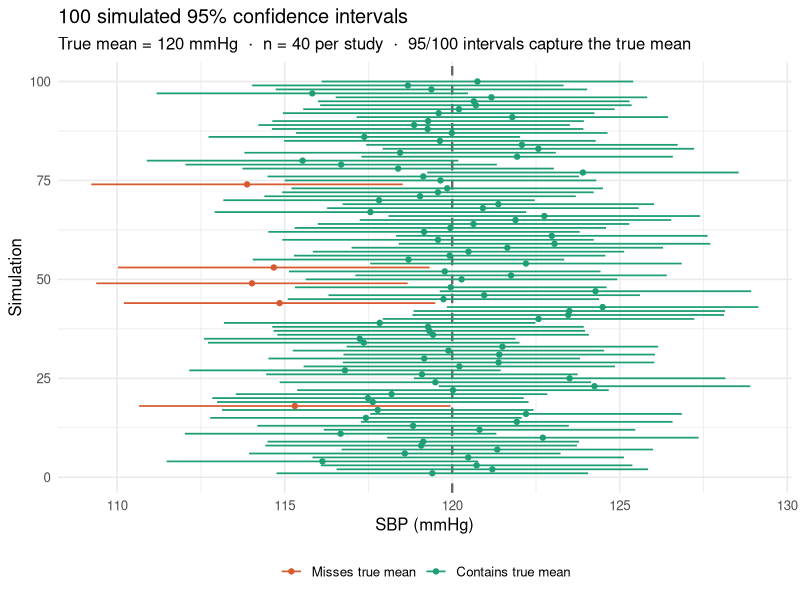
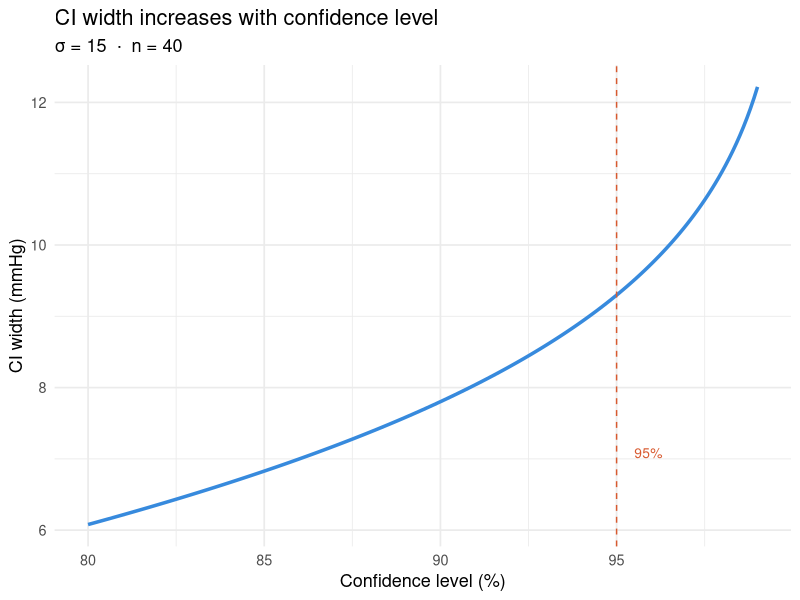
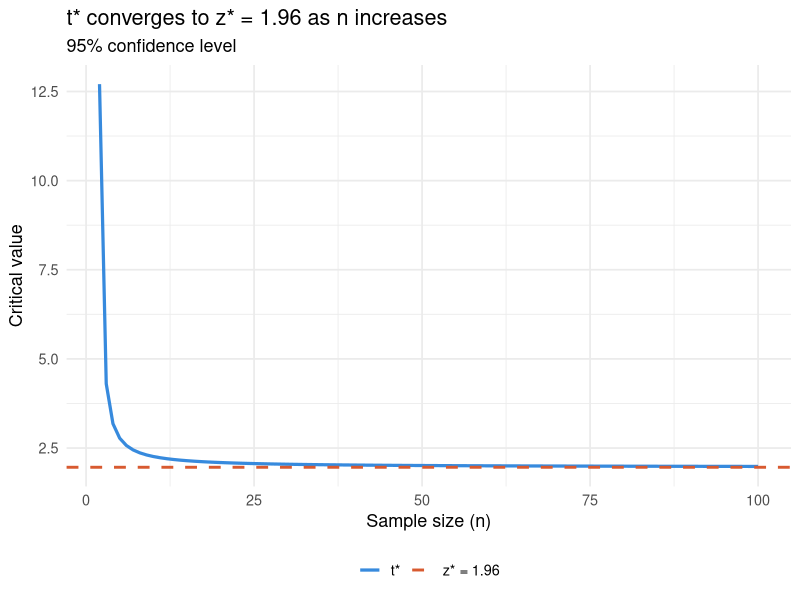
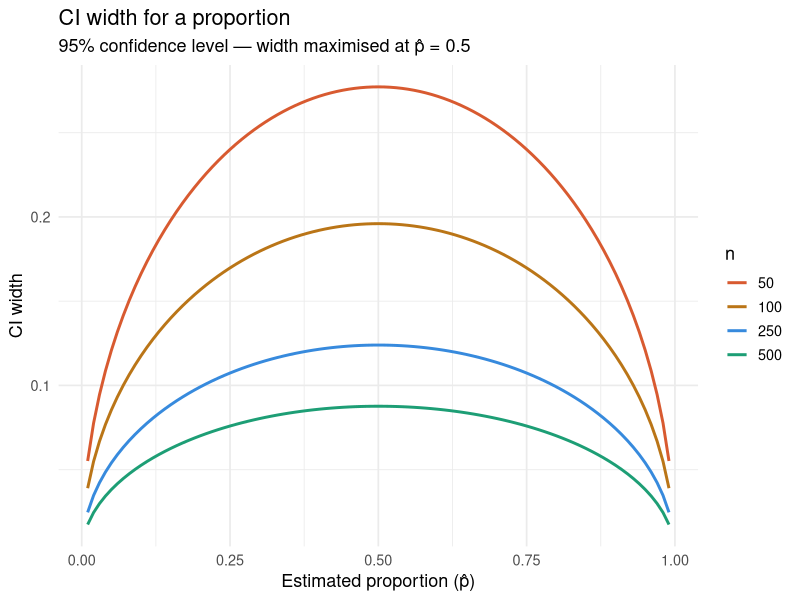
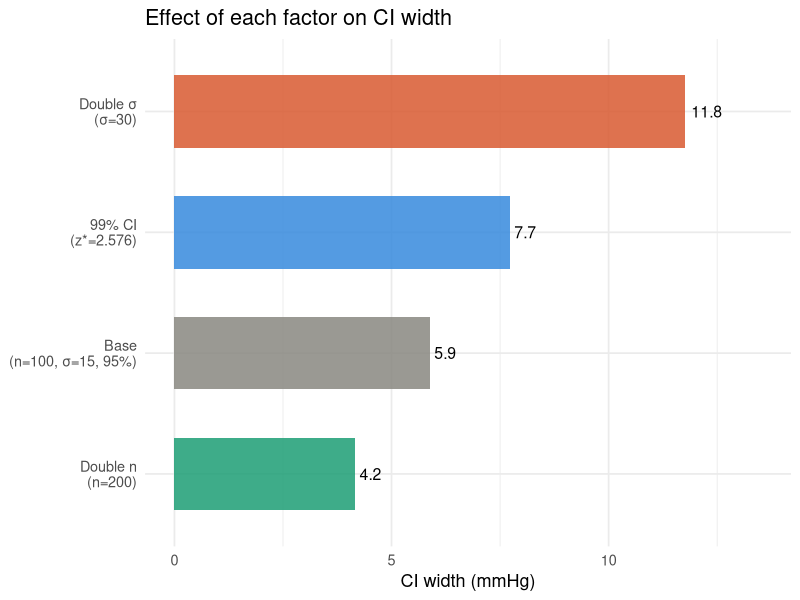

R code for these plots, in order:
## ---- chunk 1
knitr::opts_chunk$set(echo = TRUE, message = FALSE, warning = FALSE,  fig.width  = 5,
  fig.height = 5,
  fig.align  = "center")
## ---- chunk 2
if (!require(ggplot2)) install.packages("ggplot2")
if (!require(dplyr))   install.packages("dplyr")
if (!require(tidyr))   install.packages("tidyr")

library(ggplot2)
library(dplyr)
library(tidyr)
## ---- chunk 3
set.seed(42)

# True population parameters (known in simulation, unknown in practice)
mu_true <- 120      # true mean SBP (mmHg)
sigma   <- 15       # true SD
n       <- 40       # sample size per study
n_sims  <- 100      # number of simulated studies

# Draw 100 samples and compute 95% CI for each
sims <- data.frame(sim = 1:n_sims) %>%
  rowwise() %>%
  mutate(
    xbar  = mean(rnorm(n, mean = mu_true, sd = sigma)),
    se    = sigma / sqrt(n),
    lower = xbar - 1.96 * se,
    upper = xbar + 1.96 * se,
    captures = (lower <= mu_true & mu_true <= upper)
  ) %>%
  ungroup()

n_captured <- sum(sims$captures)
cat("Number of intervals capturing the true mean:", n_captured, "out of", n_sims, "\n")
cat("Coverage:", round(n_captured / n_sims * 100, 1), "%\n")
## ---- chunk 4
ggplot(sims, aes(x = sim, y = xbar, colour = captures)) +
  geom_hline(yintercept = mu_true, linetype = "dashed",
             colour = "gray40", linewidth = 0.8) +
  geom_errorbar(aes(ymin = lower, ymax = upper), width = 0, linewidth = 0.6) +
  geom_point(size = 1.5) +
  scale_colour_manual(
    values = c("TRUE" = "#1D9E75", "FALSE" = "#D85A30"),
    labels = c("TRUE" = "Contains true mean", "FALSE" = "Misses true mean")
  ) +
  coord_flip() +
  labs(
    title    = "100 simulated 95% confidence intervals",
    subtitle = paste0("True mean = ", mu_true, " mmHg  ·  n = ", n,
                      " per study  ·  ", n_captured, "/100 intervals capture the true mean"),
    x        = "Simulation",
    y        = "SBP (mmHg)",
    colour   = NULL
  ) +
  theme_minimal(base_size = 12) +
  theme(legend.position = "bottom")
## ---- chunk 5
conf_levels <- c(0.90, 0.95, 0.99)
z_stars     <- qnorm(1 - (1 - conf_levels) / 2)

data.frame(
  `Confidence level` = paste0(conf_levels * 100, "%"),
  `α`                = 1 - conf_levels,
  `α/2`              = (1 - conf_levels) / 2,
  `z*`               = round(z_stars, 3)
)
## ---- chunk 6
# Sample data
x_bar <- 124.3    # sample mean SBP (mmHg)
sigma <- 15       # known population SD
n     <- 40       # sample size

se <- sigma / sqrt(n)
cat("Standard error (SE):", round(se, 3), "mmHg\n\n")

for (cl in c(0.90, 0.95, 0.99)) {
  z_star <- qnorm(1 - (1 - cl) / 2)
  lower  <- x_bar - z_star * se
  upper  <- x_bar + z_star * se
  cat(cl * 100, "% CI: [", round(lower, 1), ",", round(upper, 1), "]\n")
}
## ---- chunk 7
# Visualise how CI width grows with confidence level
cl_seq <- seq(0.80, 0.99, by = 0.001)
widths <- data.frame(
  conf  = cl_seq,
  width = 2 * qnorm(1 - (1 - cl_seq) / 2) * (sigma / sqrt(n))
)

ggplot(widths, aes(x = conf * 100, y = width)) +
  geom_line(colour = "#378ADD", linewidth = 1.2) +
  geom_vline(xintercept = 95, linetype = "dashed", colour = "#D85A30") +
  annotate("text", x = 95.5, y = min(widths$width) + 1,
           label = "95%", colour = "#D85A30", size = 3.5, hjust = 0) +
  labs(
    title    = "CI width increases with confidence level",
    subtitle = paste0("σ = ", sigma, "  ·  n = ", n),
    x        = "Confidence level (%)",
    y        = "CI width (mmHg)"
  ) +
  theme_minimal(base_size = 13)
## ---- chunk 8
ns <- c(5, 10, 20, 30, 50, 100, 500)

comparison <- data.frame(
  n      = ns,
  df     = ns - 1,
  t_star = round(qt(0.975, df = ns - 1), 3),
  z_star = 1.960
)

print(comparison)
## ---- chunk 9
n_seq <- 2:100
df_seq <- n_seq - 1

tvals <- data.frame(
  n      = n_seq,
  t_star = qt(0.975, df = df_seq),
  z_star = 1.96
)

ggplot(tvals, aes(x = n)) +
  geom_line(aes(y = t_star, colour = "t*"), linewidth = 1.1) +
  geom_hline(aes(yintercept = 1.96, colour = "z* = 1.96"),
             linetype = "dashed", linewidth = 1) +
  scale_colour_manual(
    values = c("t*" = "#378ADD", "z* = 1.96" = "#D85A30"),
    name   = NULL
  ) +
  labs(
    title    = "t* converges to z* = 1.96 as n increases",
    subtitle = "95% confidence level",
    x        = "Sample size (n)",
    y        = "Critical value"
  ) +
  theme_minimal(base_size = 13) +
  theme(legend.position = "bottom")
## ---- chunk 10
set.seed(7)
sbp_sample <- rnorm(25, mean = 124, sd = 16)   # simulated sample of 25 patients

# Summary statistics
cat("n   =", length(sbp_sample), "\n")
cat("x̄   =", round(mean(sbp_sample), 2), "mmHg\n")
cat("s   =", round(sd(sbp_sample), 2),   "mmHg\n")
cat("SE  =", round(sd(sbp_sample) / sqrt(length(sbp_sample)), 2), "mmHg\n\n")

# 95% CI using t.test
result <- t.test(sbp_sample, conf.level = 0.95)
cat("95% CI: [",
    round(result$conf.int[1], 1), ",",
    round(result$conf.int[2], 1), "] mmHg\n")
## ---- chunk 11
x <- 87     # number of events (e.g., patients who responded)
n <- 250    # total sample size

p_hat <- x / n
se_p  <- sqrt(p_hat * (1 - p_hat) / n)
z_star <- qnorm(0.975)

lower <- p_hat - z_star * se_p
upper <- p_hat + z_star * se_p

cat("p̂  =", round(p_hat, 3), "\n")
cat("SE =", round(se_p, 4),  "\n")
cat("95% CI: [", round(lower, 3), ",", round(upper, 3), "]\n")
cat("95% CI: [",
    paste0(round(lower * 100, 1), "%"), ",",
    paste0(round(upper * 100, 1), "%"), "]\n")

# Using prop.test for comparison (continuity-corrected)
prop.test(x, n, conf.level = 0.95)
## ---- chunk 12
p_seq <- seq(0.01, 0.99, by = 0.01)
n_vals <- c(50, 100, 250, 500)

prop_widths <- expand.grid(p = p_seq, n = n_vals) %>%
  mutate(
    se    = sqrt(p * (1 - p) / n),
    width = 2 * 1.96 * se
  )

ggplot(prop_widths, aes(x = p, y = width, colour = factor(n), group = factor(n))) +
  geom_line(linewidth = 1) +
  scale_colour_manual(
    values = c("50"  = "#D85A30", "100" = "#BA7517",
               "250" = "#378ADD", "500" = "#1D9E75"),
    name   = "n"
  ) +
  labs(
    title    = "CI width for a proportion",
    subtitle = "95% confidence level — width maximised at p̂ = 0.5",
    x        = "Estimated proportion (p̂)",
    y        = "CI width"
  ) +
  theme_minimal(base_size = 13) +
  theme(legend.position = "right")
## ---- chunk 13
# Base scenario
n_base     <- 100
sigma_base <- 15
z_base     <- qnorm(0.975)   # 95% CI

base_width <- 2 * z_base * sigma_base / sqrt(n_base)
cat("Base CI width (n=100, σ=15, 95%):", round(base_width, 2), "mmHg\n\n")

# Factor 1: double n
w_2n <- 2 * z_base * sigma_base / sqrt(200)
cat("Double n (n=200):          width =", round(w_2n, 2),
    " | reduction:", round((1 - w_2n / base_width) * 100, 0), "%\n")

# Factor 2: double σ
w_2s <- 2 * z_base * (sigma_base * 2) / sqrt(n_base)
cat("Double σ (σ=30):           width =", round(w_2s, 2),
    " | increase: ", round((w_2s / base_width - 1) * 100, 0), "%\n")

# Factor 3: increase to 99% CI
w_99 <- 2 * qnorm(0.995) * sigma_base / sqrt(n_base)
cat("99% CI (z*=2.576):         width =", round(w_99, 2),
    " | increase: ", round((w_99 / base_width - 1) * 100, 0), "%\n")
## ---- chunk 14
scenarios <- data.frame(
  scenario = c("Base\n(n=100, σ=15, 95%)",
               "Double n\n(n=200)",
               "Double σ\n(σ=30)",
               "99% CI\n(z*=2.576)"),
  width = c(base_width, w_2n, w_2s, w_99),
  group = c("base", "n", "sigma", "conf")
)

ggplot(scenarios, aes(x = reorder(scenario, width), y = width,
                      fill = group)) +
  geom_col(width = 0.6, alpha = 0.85) +
  geom_text(aes(label = round(width, 1)), hjust = -0.2, size = 4) +
  scale_fill_manual(
    values = c("base"  = "#888780", "n"     = "#1D9E75",
               "sigma" = "#D85A30", "conf"  = "#378ADD")
  ) +
  coord_flip() +
  ylim(0, max(scenarios$width) * 1.15) +
  labs(
    title = "Effect of each factor on CI width",
    x     = NULL,
    y     = "CI width (mmHg)"
  ) +
  theme_minimal(base_size = 13) +
  theme(legend.position = "none")
## ---- chunk 15
sessionInfo()
